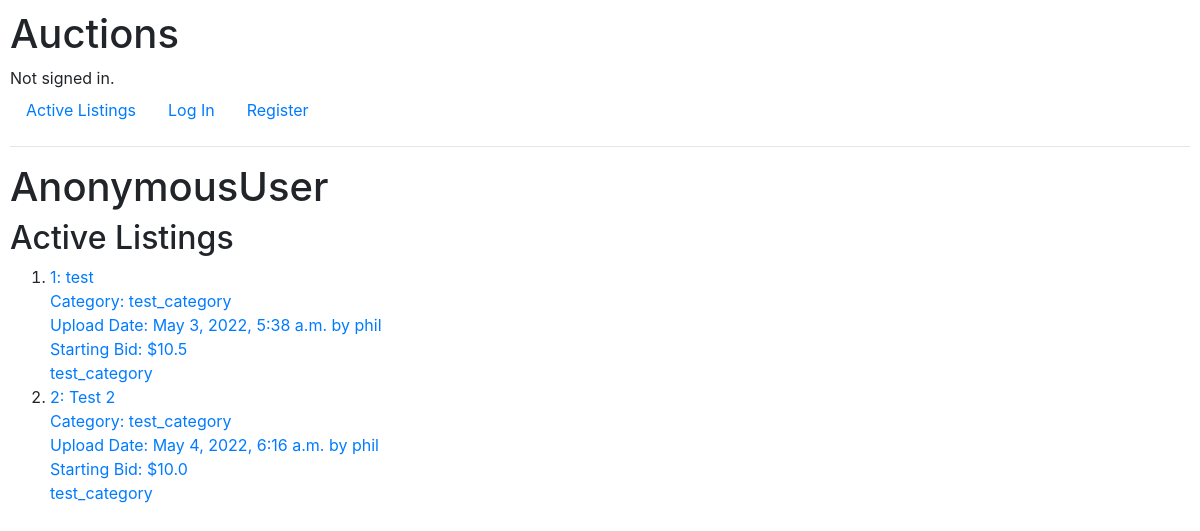
The page / on the database its author committed.
### auctions/models.py (models this page shows, shortened)
class Listings(models.Model):
    title = models.CharField(max_length=256)
    description = models.TextField(max_length=512)
    starting_bid = models.FloatField()
    current_bid = models.FloatField(blank=True, null=True)
    active = models.BooleanField(default=True)
    created_date = models.DateTimeField(default=timezone.now)
    creator = models.ForeignKey(User, on_delete=models.PROTECT, related_name="all_creators")
    category = models.ForeignKey(Categories, on_delete=models.CASCADE, related_name="similar_listings")
    watchers = models.ManyToManyField(User, blank=True, related_name="watch_list")
    buyer = models.ForeignKey(User, blank=True, null=True, on_delete=models.PROTECT)

class Categories(models.Model):
    category = models.CharField(max_length=64)
    def __str__(self):
        return f"{self.category}"

class User(AbstractUser):
    def __str__(self):
        return f"{self.username}"

### auctions/views.py (the view)
# urls.py: path("", views.index, name="index"),
def index(request):
    return render(request, "auctions/index.html", {"listings": Listings.objects.all()})

### auctions/templates/auctions/index.html (shortened to what this page needs)
{% extends "auctions/layout.html" %}
{% block body %}
<h1>{{user}}</h1>
    <h2>Active Listings</h2>
    <ol>
        {% for l in listings %}
        <li>
            <a href="{% url 'item' l.id %}">
            {{l.id}}: {{l.title}}
            <br>
            {% if l.category %}
            Category: {{l.category}}
            {% endif %}
            <br>
            Upload Date: {{l.created_date}} by {{l.creator}}
            <br>
            Starting Bid: ${{l.starting_bid}}
            <br>
            {{l.category}}
            </a>
        </li>
        {% endfor %}
    </ol>
{% endblock %}

### auctions/static/auctions/styles.css (style rules this page uses)
body { padding: 10px; }

### rows shown on the page
Listings: id "1", title "test", category "test_category", created_date "May 3, 2022, 5:38 a.m.", creator "phil", starting_bid "10.5"
Listings: id "2", title "Test 2", category "test_category", created_date "May 4, 2022, 6:16 a.m.", creator "phil", starting_bid "10.0"

### other values the page prints
{{ user }} "AnonymousUser"
